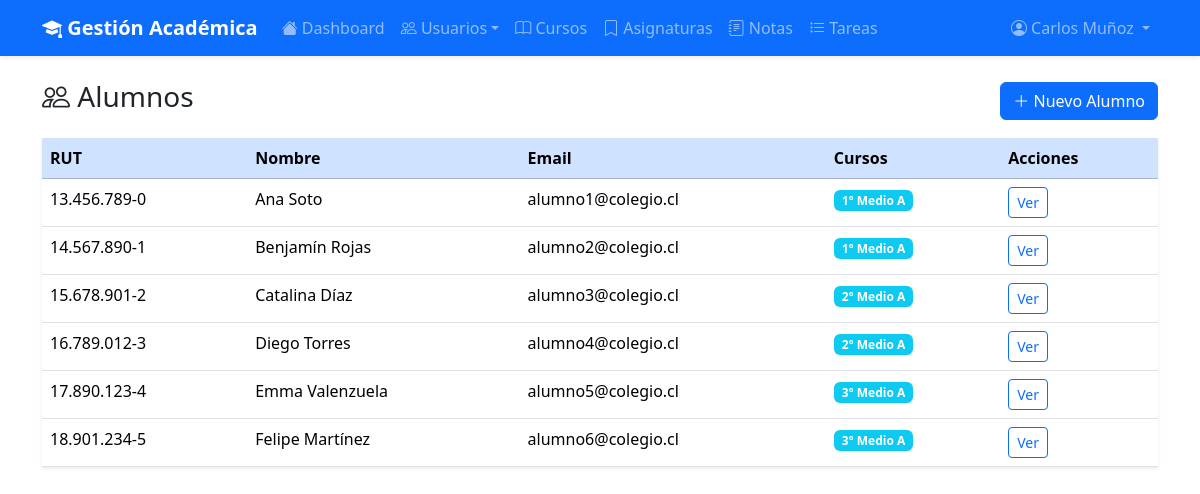
The app's page /accounts/students/ (signed in) with its own data.
### accounts/models.py (models this page shows, shortened)
class Student(models.Model):
    user = models.OneToOneField(User, on_delete=models.CASCADE, primary_key=True)
    rut = models.CharField("RUT", max_length=12, unique=True)
    fecha_nacimiento = models.DateField("Fecha de nacimiento")
    telefono = models.CharField("Teléfono", max_length=15, blank=True)
    direccion = models.TextField("Dirección", blank=True)
    class Meta:
        verbose_name = "Alumno"
        verbose_name_plural = "Alumnos"

### academics/models.py (models this page shows, shortened)
class Course(models.Model):
    nombre = models.CharField("Nombre del curso", max_length=100)
    descripcion = models.TextField("Descripción", blank=True)
    año = models.IntegerField("Año académico")
    alumnos = models.ManyToManyField(
        "accounts.Student",
        related_name="courses",
        through="academics.Enrollment",
        blank=True,
    )
    class Meta:
        verbose_name = "Curso"
        verbose_name_plural = "Cursos"
        ordering = ["-año", "nombre"]

### accounts/views.py (the view)
# urls.py: path("students/", views.StudentListView.as_view(), name="student_list"),
@method_decorator(admin_required, name="dispatch")
class StudentListView(LoginRequiredMixin, ListView):
    model = Student
    template_name = "accounts/student_list.html"
    context_object_name = "students"

### accounts/context_processors.py (called while the page is built)
def user_role(request):
    if not request.user.is_authenticated:
        return {"role": None}
    if hasattr(request.user, "student"):
        return {"role": "student"}
    if hasattr(request.user, "teacher"):
        return {"role": "teacher"}
    if hasattr(request.user, "adminprofile") or request.user.is_superuser:
        return {"role": "admin"}
    return {"role": None}

### accounts/templates/accounts/student_list.html (shortened to what this page needs)
{% extends "base.html" %}
{% block content %}
<div class="d-flex justify-content-between align-items-center mb-3">
    <h3><i class="bi bi-people"></i> Alumnos</h3>
    <a href="{% url 'accounts:student_create' %}" class="btn btn-primary"><i class="bi bi-plus-lg"></i> Nuevo Alumno</a>
</div>
<table class="table table-hover shadow-sm">
    <thead class="table-primary"><tr><th>RUT</th><th>Nombre</th><th>Email</th><th>Cursos</th><th>Acciones</th></tr></thead>
    <tbody>
        {% for s in students %}
        <tr>
            <td>{{ s.rut }}</td>
            <td>{{ s.user.get_full_name }}</td>
            <td>{{ s.user.email|default:"—" }}</td>
            <td>{% for c in s.courses.all %}<span class="badge bg-info">{{ c.nombre }}</span> {% empty %}—{% endfor %}</td>
            <td><a href="{% url 'accounts:student_detail' s.pk %}" class="btn btn-sm btn-outline-primary">Ver</a></td>
        </tr>
        {% empty %}
        <tr><td colspan="5" class="text-center text-muted">No hay alumnos registrados</td></tr>
        {% endfor %}
    </tbody>
</table>
{% endblock %}

### templates/base.html (shortened to what this page needs)
<!DOCTYPE html>
<html lang="es">
<head>
    <link href="https://cdn.jsdelivr.net/npm/bootstrap@5.3.3/dist/css/bootstrap.min.css" rel="stylesheet">
    <link rel="stylesheet" href="https://cdn.jsdelivr.net/npm/bootstrap-icons@1.11.3/font/bootstrap-icons.min.css">
</head>
<body>
    {% if user.is_authenticated %}
    <nav class="navbar navbar-expand-lg navbar-dark bg-primary shadow-sm">
        <div class="container">
            <a class="navbar-brand fw-bold" href="{% url 'dashboard' %}">
                <i class="bi bi-mortarboard-fill"></i> Gestión Académica
            </a>
            <div class="collapse navbar-collapse" id="navbarNav">
                <ul class="navbar-nav me-auto">
                    <li class="nav-item"><a class="nav-link" href="{% url 'dashboard' %}"><i class="bi bi-house-fill"></i> Dashboard</a></li>
                    {% if role == 'student' %}
                        <li class="nav-item"><a class="nav-link" href="{% url 'academics:grade_list' %}"><i class="bi bi-journal-text"></i> Mis Notas</a></li>
                        <li class="nav-item"><a class="nav-link" href="{% url 'tasks_app:task_list' %}"><i class="bi bi-list-task"></i> Tareas</a></li>
                        <li class="nav-item"><a class="nav-link" href="{% url 'academics:attendance_list' %}"><i class="bi bi-calendar-check"></i> Asistencia</a></li>
                    {% elif role == 'admin' %}
                        <li class="nav-item dropdown">
                            <a class="nav-link dropdown-toggle" href="#" data-bs-toggle="dropdown"><i class="bi bi-people"></i> Usuarios</a>
                        </li>
                        <li class="nav-item"><a class="nav-link" href="{% url 'academics:course_list' %}"><i class="bi bi-book"></i> Cursos</a></li>
                        <li class="nav-item"><a class="nav-link" href="{% url 'academics:subject_list' %}"><i class="bi bi-bookmark"></i> Asignaturas</a></li>
                        <li class="nav-item"><a class="nav-link" href="{% url 'academics:grade_list' %}"><i class="bi bi-journal-text"></i> Notas</a></li>
                        <li class="nav-item"><a class="nav-link" href="{% url 'tasks_app:task_list' %}"><i class="bi bi-list-task"></i> Tareas</a></li>
                    {% endif %}
                </ul>
                <ul class="navbar-nav">
                    <li class="nav-item dropdown">
                        <a class="nav-link dropdown-toggle" href="#" data-bs-toggle="dropdown">
                            <i class="bi bi-person-circle"></i> {{ user.get_full_name|default:user.username }}
                        </a>
                    </li>
                </ul>
            </div>
        </div>
    </nav>
    {% endif %}
    <div class="container mt-4">
        {% block content %}{% endblock %}
    </div>
</body>
</html>

### records on screen
Student: rut "13.456.789-0", user.get_full_name "Ana Soto", user.email "alumno1@colegio.cl"
Course: nombre "1° Medio A"
Student: rut "14.567.890-1", user.get_full_name "Benjamín Rojas", user.email "alumno2@colegio.cl"
Student: rut "15.678.901-2", user.get_full_name "Catalina Díaz", user.email "alumno3@colegio.cl"
Course: nombre "2° Medio A"
Student: rut "16.789.012-3", user.get_full_name "Diego Torres", user.email "alumno4@colegio.cl"
Student: rut "17.890.123-4", user.get_full_name "Emma Valenzuela", user.email "alumno5@colegio.cl"
Course: nombre "3° Medio A"
Student: rut "18.901.234-5", user.get_full_name "Felipe Martínez", user.email "alumno6@colegio.cl"

### other values on screen
{{ user.get_full_name|default:user.username }} "Carlos Muñoz"
